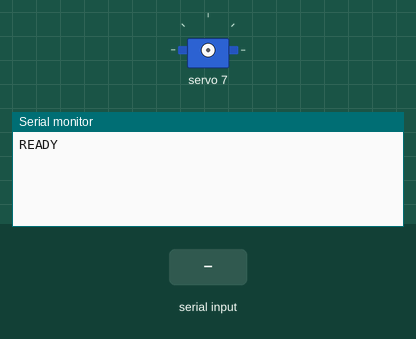
Simulated run of this sketch. Board: ESP32. On the bench: servo, the last lines printed to the serial monitor. Inputs (shaded band) come from the test bench.

Above: at 1.4 s.
1.5 s: "I 7 -20\n" received over Serial
At 2.0 s:
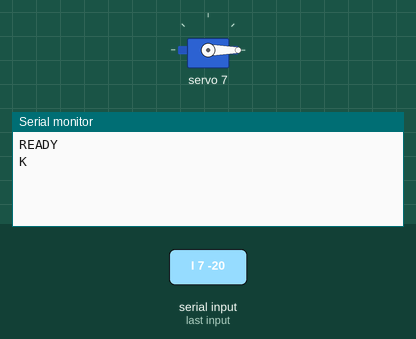
3.0 s: "90 45 200\n" received over Serial
At 4.2 s:
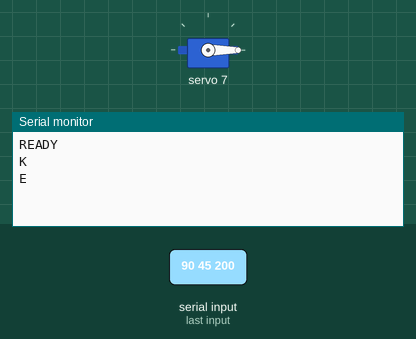
4.5 s: "Q90\n" received over Serial
At 5.5 s:
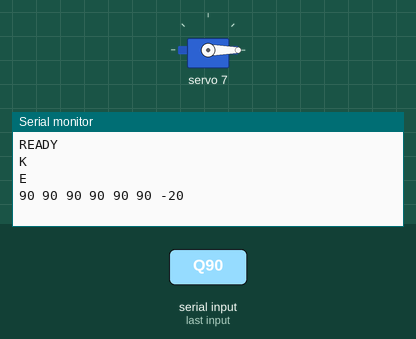

Measured:
- after the input at 1.5 s, the serial monitor: prints a new line at once (image 1)
- after the input at 3.0 s, the serial monitor: prints a new line at once (image 2)
- after the input at 4.5 s, the serial monitor: prints a new line at once (image 3)

The sketch:

bridge.ino
```cpp
/*
 * BAURSAK ARM — ESP32 Serial-to-PWM Bridge
 *
 * Role: Receives servo commands via Serial (from Raspberry Pi)
 *       and drives PCA9685 PWM module to control 7 servo channels.
 *
 * Protocol:
 *   W c1 c2 c3 c4 c5 c6 c7  — Write all 7 channels (space-separated angles)
 *   I ch angle                — Write single channel instantly
 *   H                        — Heartbeat (responds "K")
 *
 * Channel Configuration:
 *   CH1: MG90S  gripper      [80, 180]
 *   CH2: MG90S  wrist tilt   [0, 180]
 *   CH3: MG90S  wrist rot    [0, 180]
 *   CH4: MG996R elbow        [0, 180]
 *   CH5: MG996R shoulder A   [auto: 180 - CH6]
 *   CH6: MG996R shoulder B   [0, 180]
 *   CH7: MG996R base         [-30, 220]
 *
 * Wiring:
 *   ESP32 GPIO21 → PCA9685 SDA
 *   ESP32 GPIO22 → PCA9685 SCL
 *   ESP32 3.3V   → PCA9685 VCC (logic)
 *   ESP32 GND    → PCA9685 GND → PSU GND (common ground!)
 *   PSU 6V       → Servo VCC (red wires)
 *   PCA9685 CH1–CH7 → Servo signal (orange wires)
 *
 * Author: Dastan Tolkynov, SDU University
 */

#include <Wire.h>
#include <Adafruit_PWMServoDriver.h>

Adafruit_PWMServoDriver pca = Adafruit_PWMServoDriver(0x40);

// PWM pulse range for servos at 50Hz (20ms period)
// 102 ≈ 0.5ms (0°), 512 ≈ 2.5ms (180°)
#define SMIN 102
#define SMAX 512

// Channel limits: index 0 unused, 1-7 = CH1-CH7
const int CH_LIMIT_MIN[] = {0,  80,   0,   0,   0,   0,   0, -30};
const int CH_LIMIT_MAX[] = {0, 180, 180, 180, 180, 180, 180, 220};

// Last known positions for diagnostics
int lastPos[8] = {0, 90, 90, 90, 90, 90, 90, 90};

/**
 * Clamp angle to channel-specific limits and write PWM pulse.
 *
 * For standard 0-180 range: pulse = SMIN + angle * (SMAX-SMIN) / 180
 * For extended range (CH7 -30 to 220): formula extrapolates linearly
 * beyond SMIN/SMAX, producing sub-0.5ms or super-2.5ms pulses
 * that push the servo past its normal endpoints.
 */
void setServo(int ch, int angle) {
    if (ch < 1 || ch > 7) return;

    // Clamp to per-channel limits
    if (angle < CH_LIMIT_MIN[ch]) angle = CH_LIMIT_MIN[ch];
    if (angle > CH_LIMIT_MAX[ch]) angle = CH_LIMIT_MAX[ch];

    // Linear interpolation: handles negative and >180 correctly
    // Using long to prevent integer overflow on multiplication
    int pulse = SMIN + (long)(angle) * (SMAX - SMIN) / 180;

    // Safety: absolute PWM bounds (don't damage servo)
    if (pulse < 50)  pulse = 50;
    if (pulse > 600) pulse = 600;

    pca.setPWM(ch, 0, pulse);
    lastPos[ch] = angle;
}

/**
 * Parse space-separated integers from a String.
 * Returns count of parsed values.
 */
int parseInts(const String& line, int startIdx, int* out, int maxCount) {
    int count = 0;
    int si = startIdx;
    int len = line.length();

    for (int j = startIdx; j <= len && count < maxCount; j++) {
        if (j == len || line[j] == ' ') {
            if (j > si) {
                out[count++] = line.substring(si, j).toInt();
            }
            si = j + 1;
        }
    }
    return count;
}

void setup() {
    Serial.begin(115200);

    // Initialize I2C on ESP32 default pins
    Wire.begin(21, 22);

    // Initialize PCA9685
    pca.begin();
    pca.setPWMFreq(50);  // 50Hz for servo control
    delay(10);

    // All channels off — no movement on startup
    // Servos stay wherever they are until first command
    for (int i = 0; i < 16; i++) {
        pca.setPWM(i, 0, 0);
    }

    delay(200);
    Serial.println("READY");
}

void loop() {
    if (!Serial.available()) return;

    String line = Serial.readStringUntil('\n');
    line.trim();
    if (line.length() == 0) return;

    char cmd = line[0];

    switch (cmd) {
        case 'W': {
            // Write all 7 channels: "W 90 100 90 6 80 100 120"
            int v[7];
            int count = parseInts(line, 2, v, 7);
            if (count == 7) {
                for (int i = 0; i < 7; i++) {
                    setServo(i + 1, v[i]);
                }
            }
            Serial.println("K");
            break;
        }

        case 'I': {
            // Instant single channel: "I 7 -20"
            int v[2];
            int count = parseInts(line, 2, v, 2);
            if (count == 2) {
                setServo(v[0], v[1]);
            }
            Serial.println("K");
            break;
        }

        case 'H': {
            // Heartbeat
            Serial.println("K");
            break;
        }

        case 'Q': {
            // Query positions: returns "90 100 90 6 80 100 120"
            for (int i = 1; i <= 7; i++) {
                Serial.print(lastPos[i]);
                if (i < 7) Serial.print(' ');
            }
            Serial.println();
            break;
        }

        default: {
            Serial.println("E");  // Error: unknown command
            break;
        }
    }
}
```
